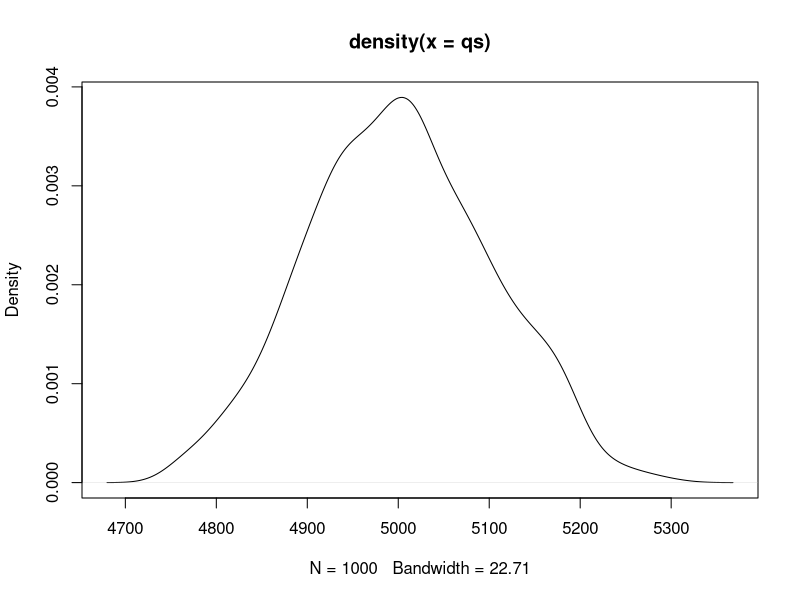
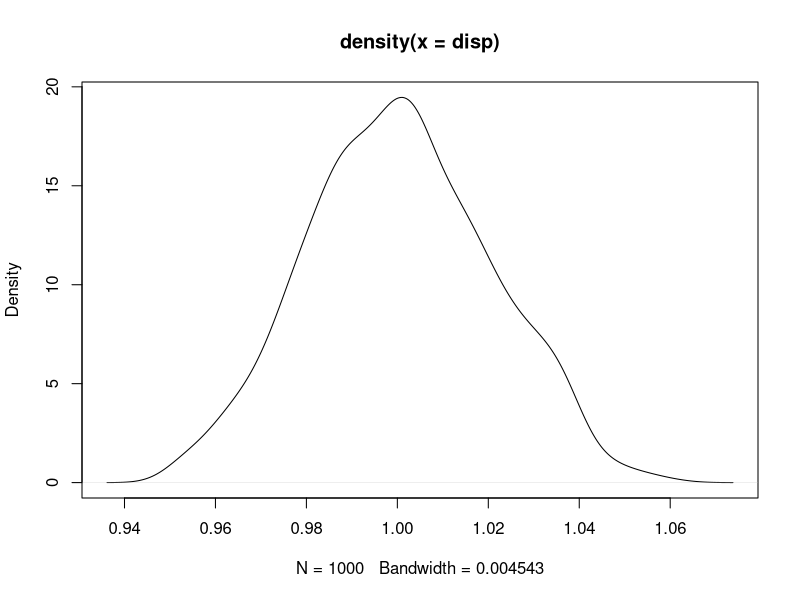
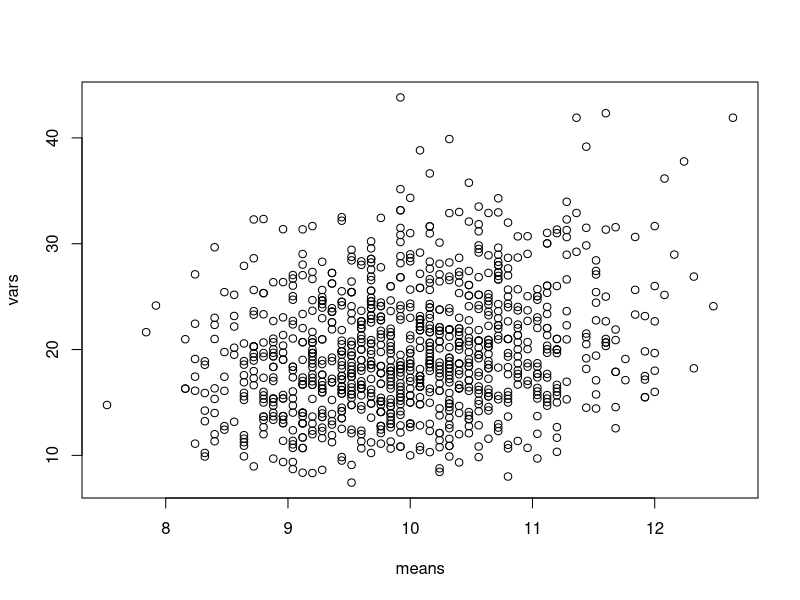
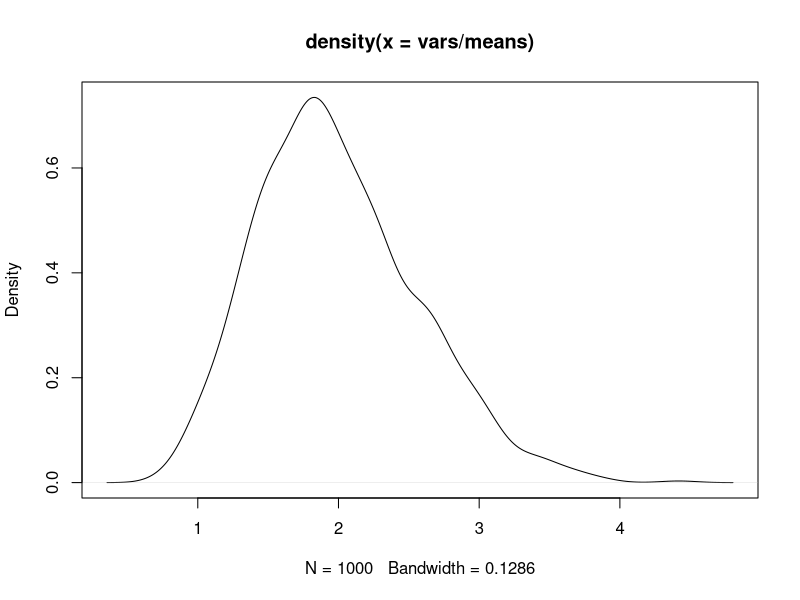
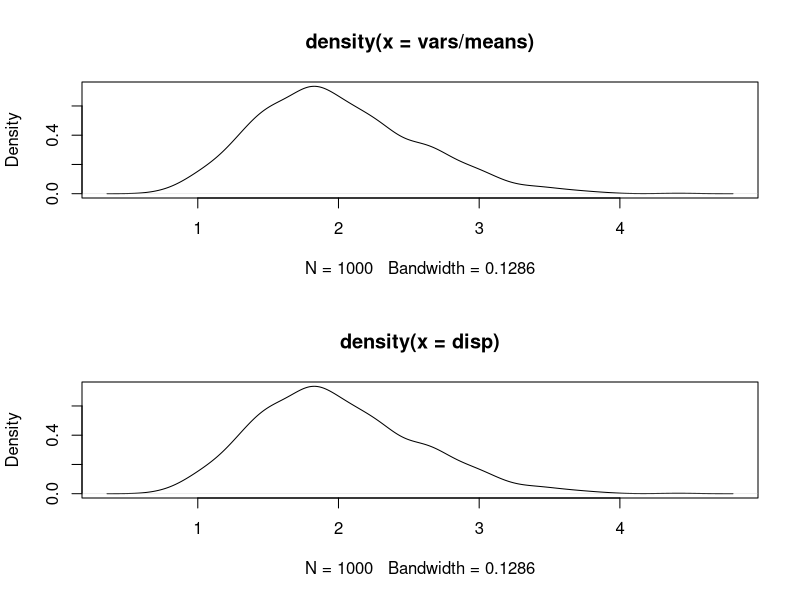
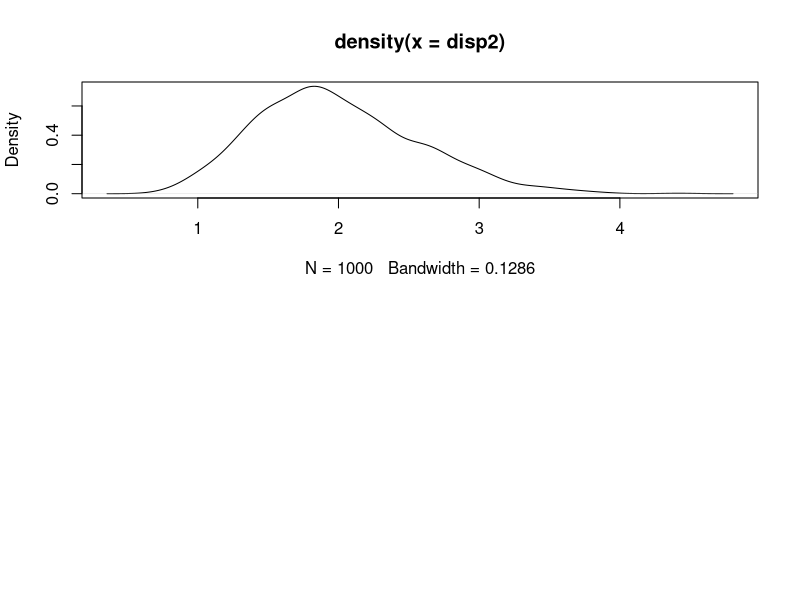
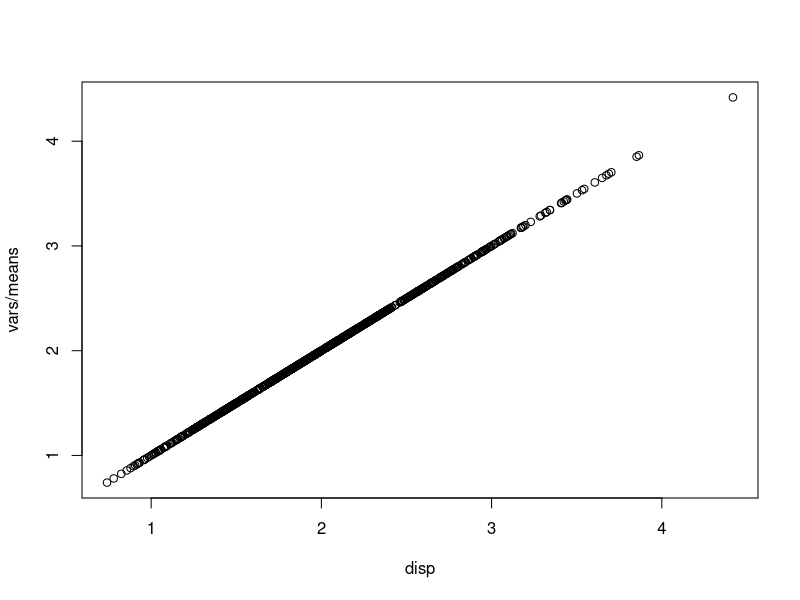
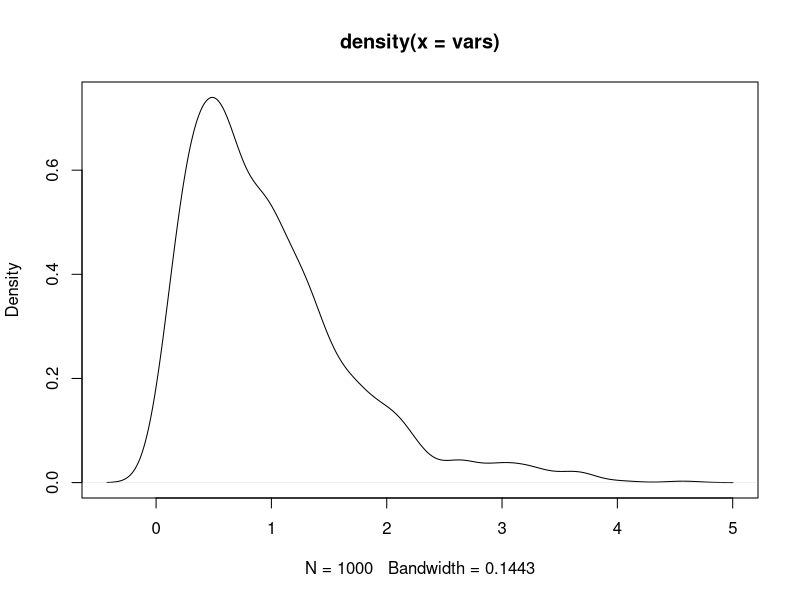

Recreate these plots in R, in order.
library(MASS)

mu = 10
N = 5000
n.sim <- 1000


qs <- numeric()
disp <- numeric()
for (i in 1:n.sim) {
  d <- rpois(N,mu)
  qs[i] <- sum((d-mu)^2/mu)
  disp[i] <- qs[i]/(N-1)
}

plot(density(qs))
curve(dchisq(x,df=N-1),from=18000,to=22000,col='red',add=T)

plot(density(disp))

mean(qs)
N-1
var(qs)
2 * (N-1)

# so we see that the sum of the squared Pearson residuals ~ chisq(df=N-1)
# qs ~ chisq(df=N-1), so mean(qs) = N-1, and the var(qs)=2*(N-1)
#

# estimate for dispersion parameter.
mean(qs)/(N-1)

## same thing, with overdispersed data
qs <- numeric()
disp <- numeric()
vars <- numeric()
means <- numeric()
mu <- 5
N <- 25
s.bar <- numeric()
disp2 <- numeric()

for (i in 1:n.sim) {
  d <- 2 * rpois(N,mu)
  vars[i] <- var(d)
  means[i] <- mean(d)
  
  m <- glm(d~1,family='quasipoisson')
  m.hat <- exp(coefficients(m)[1])
  qs[i] <- sum((d-m.hat)^2/m.hat)
  disp[i] <- qs[i]/(N-1)
  s.bar[i] <- mean((d-m.hat)/m.hat)
  disp2[i] <- disp[i]/(1+s.bar[i])
}
plot(vars~means)
plot(density(vars/means))

#mean(qs)
#mean(qs)/(N-1)
par(mfrow=c(2,1))
plot(density(vars/means))

plot(density(disp))
plot(density(disp2))
#plot(density(disp),add=T,col='red')
mean(disp)

par(mfrow=c(1,1))
# these are the same
plot(vars/means~disp)
head(vars/means)
head(disp)


N <- 5
n.sim <- 1000
vars <- numeric()
for (i in 1:n.sim) {
  x <- rnorm(N,0,1)
  vars[i] <- var(x)
}
plot(density(vars))
mean(vars)

N <- 100
x <- runif(N,10,20)
mu <- 1 + 3*x
boots <- numeric()
# simulated phi hat's
phis <- numeric()
# true phi
true.phi <- 5

n.sim <- 5000
for (i in 1:n.sim) {
  y <- true.phi*rpois(N,mu)

  m <- glm(y~x,family='quasipoisson')
  phis[i] <- summary(m)$dispersion
}
plot(phis)
par(mfrow=c(2,2))
# asymptotically chi-sq?
chi <- (N-2)*phis/true.phi
plot(density(chi),main='simulated chi=(N-2)*phi.hat/phi')
curve(dchisq(x,df=N-2),add=T,col='red')
mean(phis)

plot(density(phis))
mean(phis)
sqrt(var(phis))

# bootstrap interval for final simulation

# subsampling
for (i in 1:1000) {
  d <- data.frame(x,y)
  s <- d[sample(1:nrow(d),N,replace=T),]
  
  m <- glm(y~x,family='quasipoisson',data=s)
  boots[i] <- summary(m)$dispersion
  
}
chi <- (N-2)*boots/true.phi
plot(chi)
plot(density(chi),main='bootstrap')
curve(dchisq(x,df=N-2),add=T,col='red')


par(mfrow=c(2,2))
plot(density(chi))
curve(dchisq(x,df=N-2),add=T,col='red')
plot(density(boots))
plot(density(phis))

mean(boots)
var(boots)
var(phis)



z <- 2 * rpois(1000,5)
mean(z)
var(z)
m <- glm(z~1, family='quasipoisson')
summary(m)$dispersion
